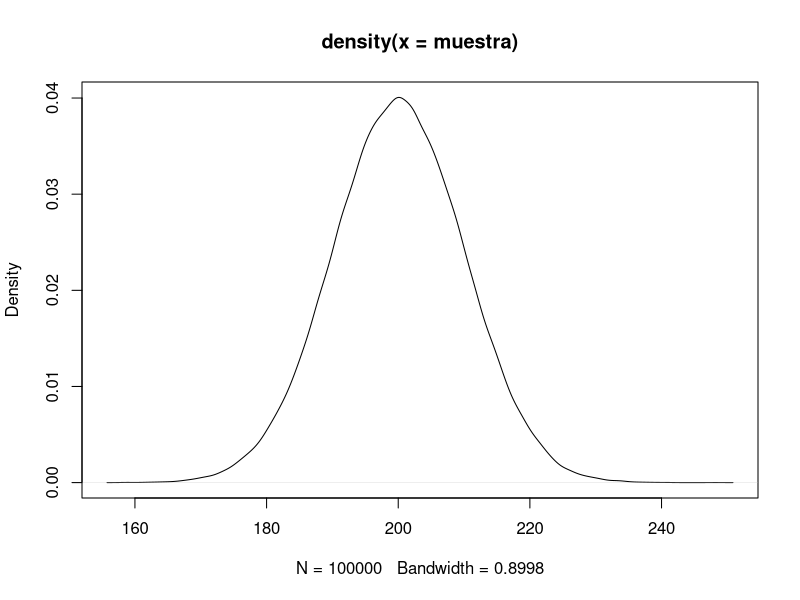
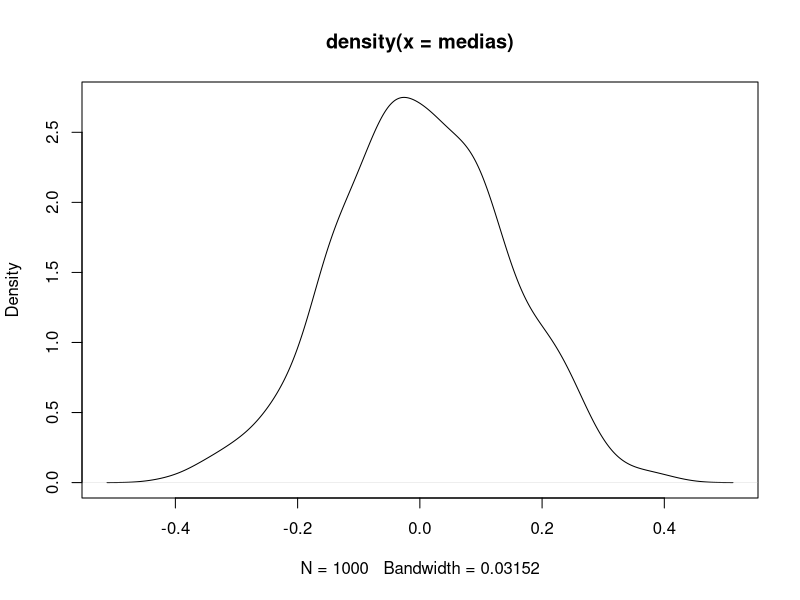
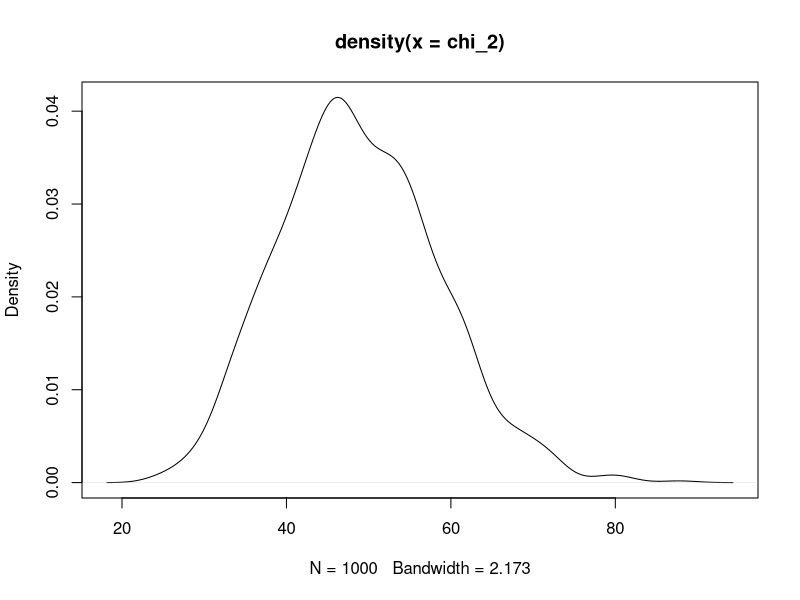
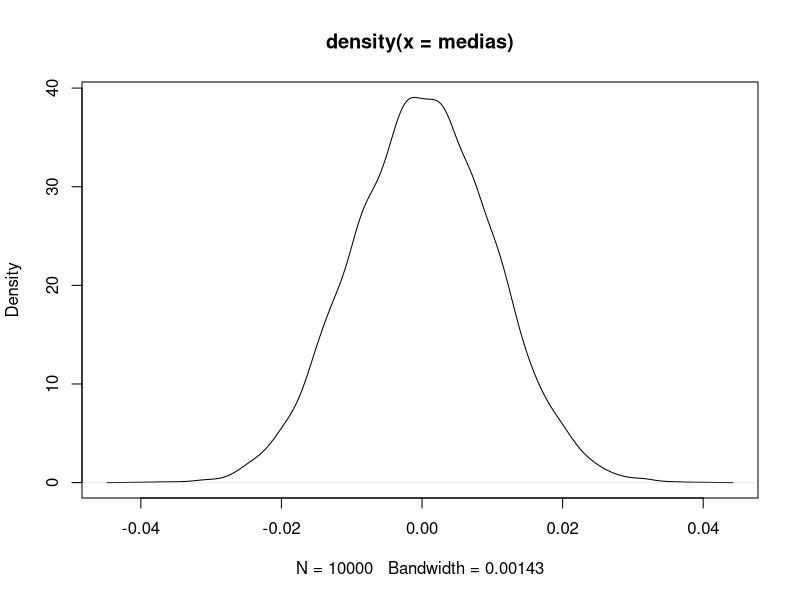
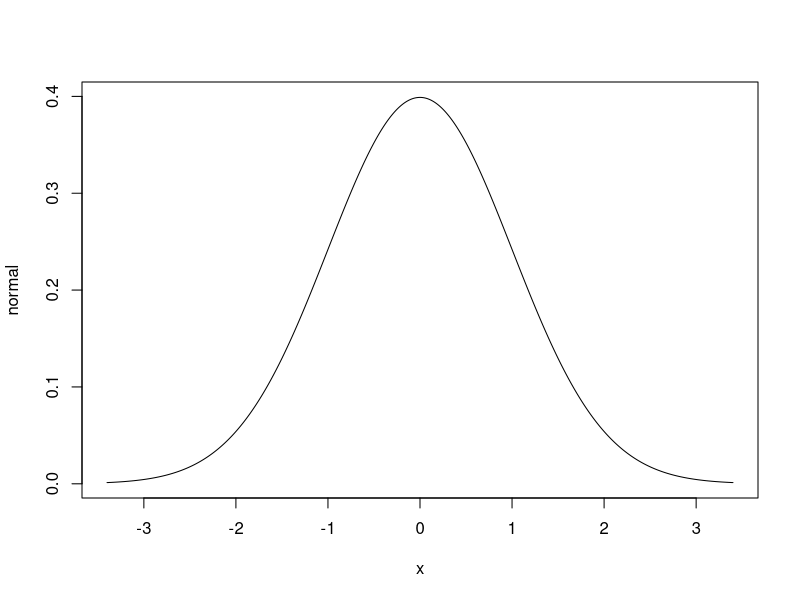
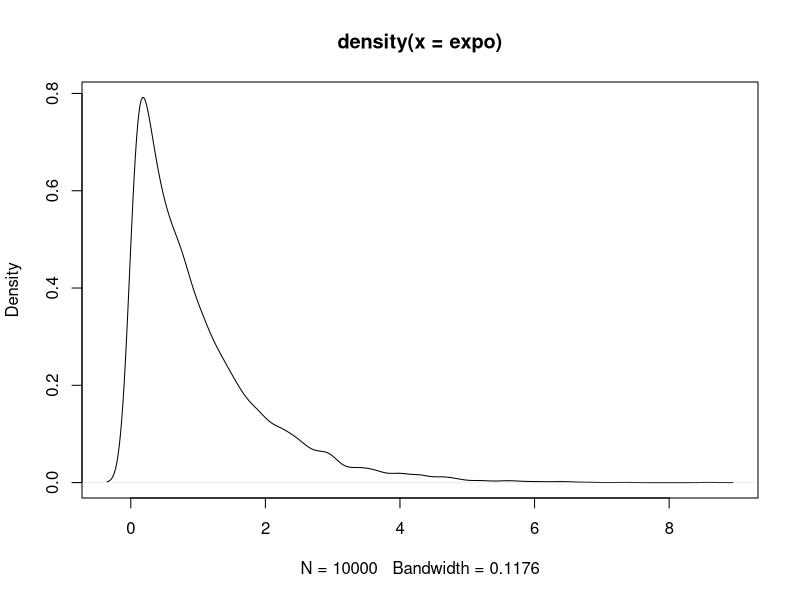

Write R code to recreate these figures, in order.
# Distribución normal
# Segundo cambio
muestra <- rnorm(100000, 200, 10)

a <- density(muestra)
plot(a)

estandar <- (muestra - mean(muestra))/sd(muestra)

sd(estandar)

# Probabilidad aproximada por simulación: P(X >= 215, o, X <= 185)

cuales <- muestra >= 215 | muestra <= 185
mean(cuales)


# Teorema del Límite Central
rm(base)
mu <- 0
sigma <- 1
n <- 50
universo <- rnorm(100000, mu, sigma)
variabless <- 1:n
base <- 1:n
muestras <- 1000

        
for (i in 1:muestras) {
        variabless <- sample(universo, n)
        base <- data.frame(base, variabless)
}
colnames(base) <- c("x_i", paste0(rep("muestra", muestras),1:muestras))

medias <- 1:muestras
varianzas <- 1:muestras

for (i in 1:muestras) {
        medias[i] <- mean(base[, i+1])
        varianzas[i] <- var(base[, i+1])
}


chi_2 <- (n-1)*varianzas/sigma
plot(density(medias))
plot(density(chi_2))



# Otra perspectiva

simulaciones <- 10000
medias <- 1:simulaciones
desvEst <- 1:simulaciones

for (i in 1:simulaciones) {
        medias[i] <- mean(rnorm(simulaciones, mu, sigma))
        desvEst[i] <- sd(rnorm(simulaciones, mu, sigma))
}

a <- density(medias)
plot(a)

# Distribución normal exacta
x <- seq(-3.4, 3.4, by = .01)
normal <- dnorm(x)

plot(x, normal, type = "line")

# Distribución exponencial

expo <- rexp(simulaciones, 1)

a <- density(expo)
plot(a)


